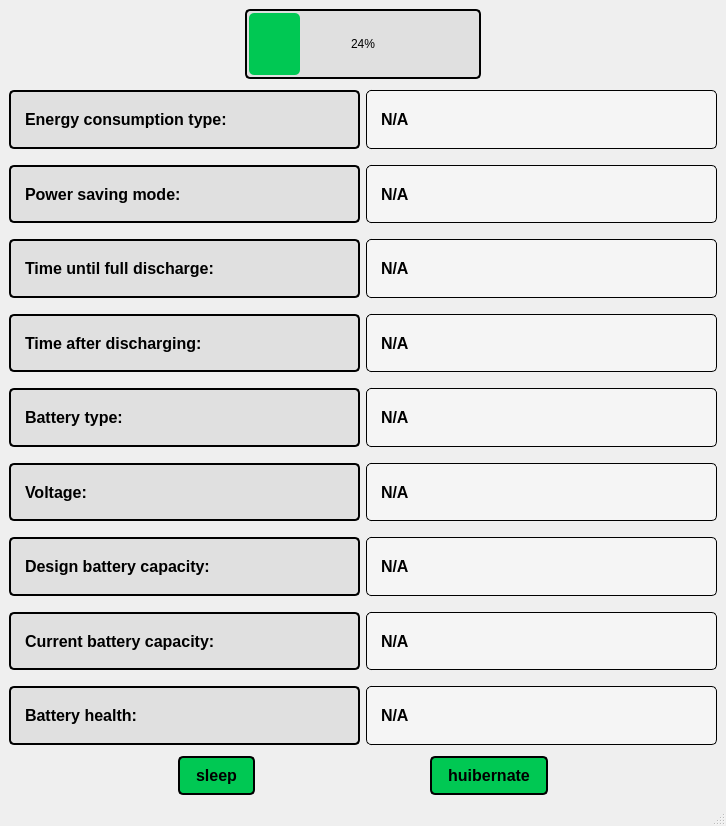
<?xml version="1.0" encoding="UTF-8"?>
<ui version="4.0">
 <class>MainWindow</class>
 <widget class="QMainWindow" name="MainWindow">
  <property name="geometry">
   <rect>
    <x>0</x>
    <y>0</y>
    <width>726</width>
    <height>826</height>
   </rect>
  </property>
  <property name="windowTitle">
   <string>MainWindow</string>
  </property>
  <widget class="QWidget" name="centralwidget">
   <layout class="QVBoxLayout" name="verticalLayout">
    <item>
     <layout class="QHBoxLayout" name="horizontalLayout">
      <item>
       <spacer name="horizontalSpacer">
        <property name="orientation">
         <enum>Qt::Orientation::Horizontal</enum>
        </property>
        <property name="sizeHint" stdset="0">
         <size>
          <width>40</width>
          <height>20</height>
         </size>
        </property>
       </spacer>
      </item>
      <item>
       <widget class="QProgressBar" name="chargeLevelProgressBar">
        <property name="minimumSize">
         <size>
          <width>120</width>
          <height>70</height>
         </size>
        </property>
        <property name="styleSheet">
         <string notr="true">QProgressBar {
    border: 2px solid #000000; /* Черная рамка батареи */
    border-radius: 5px;        /* Закругленные углы */
    background-color: #E0E0E0; /* Фон батареи */
    text-align: center;        /* Текст по центру */
    color: #000000;            /* Черный цвет текста */
}

QProgressBar::chunk {
    background-color: #00C853; /* Зеленый цвет для заряда */
    border-radius: 5px;        /* Закругленные углы заряда */
    margin: 2px;               /* Отступ внутри рамки батареи */
}

</string>
        </property>
        <property name="value">
         <number>24</number>
        </property>
       </widget>
      </item>
      <item>
       <spacer name="horizontalSpacer_2">
        <property name="orientation">
         <enum>Qt::Orientation::Horizontal</enum>
        </property>
        <property name="sizeHint" stdset="0">
         <size>
          <width>40</width>
          <height>20</height>
         </size>
        </property>
       </spacer>
      </item>
     </layout>
    </item>
    <item>
     <layout class="QHBoxLayout" name="horizontalLayout_2">
      <item>
       <widget class="QFrame" name="headerFrame">
        <property name="styleSheet">
         <string notr="true">#headerFrame {
    background-color: #E0E0E0; /* Светлый фон */
    border: 2px solid #000000; /* Черная рамка */
    border-radius: 5px;        /* Закругленные углы */
    padding: 5px;              /* Внутренние отступы */
    margin: 5px 0;             /* Внешние отступы между элементами */
}
</string>
        </property>
        <property name="frameShape">
         <enum>QFrame::Shape::StyledPanel</enum>
        </property>
        <property name="frameShadow">
         <enum>QFrame::Shadow::Raised</enum>
        </property>
        <layout class="QVBoxLayout" name="verticalLayout_2">
         <item>
          <widget class="QLabel" name="firstLabel">
           <property name="font">
            <font>
             <pointsize>12</pointsize>
             <bold>true</bold>
             <kerning>true</kerning>
            </font>
           </property>
           <property name="layoutDirection">
            <enum>Qt::LayoutDirection::LeftToRight</enum>
           </property>
           <property name="styleSheet">
            <string notr="true">QLabel {
    color: #000000;            /* Черный цвет текста */
    font-size: 12pt;           /* Размер шрифта */
    font-weight: bold;         /* Жирный шрифт */
}
</string>
           </property>
           <property name="text">
            <string>Energy consumption type:</string>
           </property>
          </widget>
         </item>
        </layout>
       </widget>
      </item>
      <item>
       <widget class="QFrame" name="valueFrame">
        <property name="styleSheet">
         <string notr="true">#valueFrame{
    background-color: #F5F5F5; /* Очень светлый фон */
    border: 1px solid #000000; /* Черная рамка */
    border-radius: 5px;        /* Закругленные углы */
    padding: 5px;              /* Внутренние отступы */
    margin: 5px 0;             /* Внешние отступы для разделения */
}
</string>
        </property>
        <property name="frameShape">
         <enum>QFrame::Shape::StyledPanel</enum>
        </property>
        <property name="frameShadow">
         <enum>QFrame::Shadow::Raised</enum>
        </property>
        <layout class="QVBoxLayout" name="verticalLayout_3">
         <item>
          <widget class="QLabel" name="powerSupplyTypeLabel">
           <property name="styleSheet">
            <string notr="true">QLabel {
    color: #000000;            /* Черный цвет текста */
    font-size: 12pt;           /* Размер шрифта */
    font-weight: bold;         /* Жирный шрифт */
}
</string>
           </property>
           <property name="text">
            <string>N/A</string>
           </property>
          </widget>
         </item>
        </layout>
       </widget>
      </item>
     </layout>
    </item>
    <item>
     <layout class="QHBoxLayout" name="horizontalLayout_4">
      <item>
       <widget class="QFrame" name="headerFrame_5">
        <property name="styleSheet">
         <string notr="true">#headerFrame_5 {
    background-color: #E0E0E0; /* Светлый фон */
    border: 2px solid #000000; /* Черная рамка */
    border-radius: 5px;        /* Закругленные углы */
    padding: 5px;              /* Внутренние отступы */
    margin: 5px 0;             /* Внешние отступы между элементами */
}
</string>
        </property>
        <property name="frameShape">
         <enum>QFrame::Shape::StyledPanel</enum>
        </property>
        <property name="frameShadow">
         <enum>QFrame::Shadow::Raised</enum>
        </property>
        <layout class="QVBoxLayout" name="verticalLayout_6">
         <item>
          <widget class="QLabel" name="headerFrame_2">
           <property name="font">
            <font>
             <pointsize>12</pointsize>
             <bold>true</bold>
            </font>
           </property>
           <property name="styleSheet">
            <string notr="true">QLabel {
    color: #000000;            /* Черный цвет текста */
    font-size: 12pt;           /* Размер шрифта */
    font-weight: bold;         /* Жирный шрифт */
}
</string>
           </property>
           <property name="text">
            <string>Power saving mode:</string>
           </property>
          </widget>
         </item>
        </layout>
       </widget>
      </item>
      <item>
       <widget class="QFrame" name="valueFrame_2">
        <property name="styleSheet">
         <string notr="true">#valueFrame_2{
    background-color: #F5F5F5; /* Очень светлый фон */
    border: 1px solid #000000; /* Черная рамка */
    border-radius: 5px;        /* Закругленные углы */
    padding: 5px;              /* Внутренние отступы */
    margin: 5px 0;             /* Внешние отступы для разделения */
}
</string>
        </property>
        <property name="frameShape">
         <enum>QFrame::Shape::StyledPanel</enum>
        </property>
        <property name="frameShadow">
         <enum>QFrame::Shadow::Raised</enum>
        </property>
        <layout class="QVBoxLayout" name="verticalLayout_7">
         <item>
          <widget class="QLabel" name="powerModelLabel">
           <property name="styleSheet">
            <string notr="true">QLabel {
    color: #000000;            /* Черный цвет текста */
    font-size: 12pt;           /* Размер шрифта */
    font-weight: bold;         /* Жирный шрифт */
}
</string>
           </property>
           <property name="text">
            <string>N/A</string>
           </property>
          </widget>
         </item>
        </layout>
       </widget>
      </item>
     </layout>
    </item>
    <item>
     <layout class="QHBoxLayout" name="horizontalLayout_3">
      <item>
       <widget class="QFrame" name="headerFrame_3">
        <property name="styleSheet">
         <string notr="true">#headerFrame_3 {
    background-color: #E0E0E0; /* Светлый фон */
    border: 2px solid #000000; /* Черная рамка */
    border-radius: 5px;        /* Закругленные углы */
    padding: 5px;              /* Внутренние отступы */
    margin: 5px 0;             /* Внешние отступы между элементами */
}
</string>
        </property>
        <property name="frameShape">
         <enum>QFrame::Shape::StyledPanel</enum>
        </property>
        <property name="frameShadow">
         <enum>QFrame::Shadow::Raised</enum>
        </property>
        <layout class="QVBoxLayout" name="verticalLayout_4">
         <item>
          <widget class="QLabel" name="secondLabel">
           <property name="font">
            <font>
             <pointsize>12</pointsize>
             <bold>true</bold>
            </font>
           </property>
           <property name="styleSheet">
            <string notr="true">QLabel {
    color: #000000;            /* Черный цвет текста */
    font-size: 12pt;           /* Размер шрифта */
    font-weight: bold;         /* Жирный шрифт */
}
</string>
           </property>
           <property name="text">
            <string>Time until full discharge:</string>
           </property>
          </widget>
         </item>
        </layout>
       </widget>
      </item>
      <item>
       <widget class="QFrame" name="valueFrame_3">
        <property name="styleSheet">
         <string notr="true">#valueFrame_3 {
    background-color: #F5F5F5; /* Очень светлый фон */
    border: 1px solid #000000; /* Черная рамка */
    border-radius: 5px;        /* Закругленные углы */
    padding: 5px;              /* Внутренние отступы */
    margin: 5px 0;             /* Внешние отступы для разделения */
}
</string>
        </property>
        <property name="frameShape">
         <enum>QFrame::Shape::StyledPanel</enum>
        </property>
        <property name="frameShadow">
         <enum>QFrame::Shadow::Raised</enum>
        </property>
        <layout class="QVBoxLayout" name="verticalLayout_5">
         <item>
          <widget class="QLabel" name="remainingBatteryLifetimeLabel">
           <property name="styleSheet">
            <string notr="true">QLabel {
    color: #000000;            /* Черный цвет текста */
    font-size: 12pt;           /* Размер шрифта */
    font-weight: bold;         /* Жирный шрифт */
}
</string>
           </property>
           <property name="text">
            <string>N/A</string>
           </property>
          </widget>
         </item>
        </layout>
       </widget>
      </item>
     </layout>
    </item>
    <item>
     <layout class="QHBoxLayout" name="horizontalLayout_5">
      <item>
       <widget class="QFrame" name="headerFrame_6">
        <property name="styleSheet">
         <string notr="true">#headerFrame_6{
    background-color: #E0E0E0; /* Светлый фон */
    border: 2px solid #000000; /* Черная рамка */
    border-radius: 5px;        /* Закругленные углы */
    padding: 5px;              /* Внутренние отступы */
    margin: 5px 0;             /* Внешние отступы между элементами */
}
</string>
        </property>
        <property name="frameShape">
         <enum>QFrame::Shape::StyledPanel</enum>
        </property>
        <property name="frameShadow">
         <enum>QFrame::Shadow::Raised</enum>
        </property>
        <layout class="QVBoxLayout" name="verticalLayout_8">
         <item>
          <widget class="QLabel" name="headerFrame_4">
           <property name="font">
            <font>
             <pointsize>12</pointsize>
             <bold>true</bold>
            </font>
           </property>
           <property name="styleSheet">
            <string notr="true">QLabel {
    color: #000000;            /* Черный цвет текста */
    font-size: 12pt;           /* Размер шрифта */
    font-weight: bold;         /* Жирный шрифт */
}
</string>
           </property>
           <property name="text">
            <string>Time after discharging:</string>
           </property>
          </widget>
         </item>
        </layout>
       </widget>
      </item>
      <item>
       <widget class="QFrame" name="valueFrame_4">
        <property name="styleSheet">
         <string notr="true">#valueFrame_4 {
    background-color: #F5F5F5; /* Очень светлый фон */
    border: 1px solid #000000; /* Черная рамка */
    border-radius: 5px;        /* Закругленные углы */
    padding: 5px;              /* Внутренние отступы */
    margin: 5px 0;             /* Внешние отступы для разделения */
}
</string>
        </property>
        <property name="frameShape">
         <enum>QFrame::Shape::StyledPanel</enum>
        </property>
        <property name="frameShadow">
         <enum>QFrame::Shadow::Raised</enum>
        </property>
        <layout class="QVBoxLayout" name="verticalLayout_9">
         <item>
          <widget class="QLabel" name="timeAfterPowerOffLabel">
           <property name="styleSheet">
            <string notr="true">QLabel {
    color: #000000;            /* Черный цвет текста */
    font-size: 12pt;           /* Размер шрифта */
    font-weight: bold;         /* Жирный шрифт */
}
</string>
           </property>
           <property name="text">
            <string>N/A</string>
           </property>
          </widget>
         </item>
        </layout>
       </widget>
      </item>
     </layout>
    </item>
    <item>
     <layout class="QHBoxLayout" name="horizontalLayout_7">
      <item>
       <widget class="QFrame" name="headerFrame_7">
        <property name="styleSheet">
         <string notr="true">#headerFrame_7{
    background-color: #E0E0E0; /* Светлый фон */
    border: 2px solid #000000; /* Черная рамка */
    border-radius: 5px;        /* Закругленные углы */
    padding: 5px;              /* Внутренние отступы */
    margin: 5px 0;             /* Внешние отступы между элементами */
}</string>
        </property>
        <property name="frameShape">
         <enum>QFrame::Shape::StyledPanel</enum>
        </property>
        <property name="frameShadow">
         <enum>QFrame::Shadow::Raised</enum>
        </property>
        <layout class="QVBoxLayout" name="verticalLayout_11">
         <item>
          <widget class="QLabel" name="label">
           <property name="styleSheet">
            <string notr="true">QLabel {
    color: #000000;            /* Черный цвет текста */
    font-size: 12pt;           /* Размер шрифта */
    font-weight: bold;         /* Жирный шрифт */
}
</string>
           </property>
           <property name="text">
            <string>Battery type:</string>
           </property>
          </widget>
         </item>
        </layout>
       </widget>
      </item>
      <item>
       <widget class="QFrame" name="valueFrame_5">
        <property name="styleSheet">
         <string notr="true">#valueFrame_5 {
    background-color: #F5F5F5; /* Очень светлый фон */
    border: 1px solid #000000; /* Черная рамка */
    border-radius: 5px;        /* Закругленные углы */
    padding: 5px;              /* Внутренние отступы */
    margin: 5px 0;             /* Внешние отступы для разделения */
}
</string>
        </property>
        <property name="frameShape">
         <enum>QFrame::Shape::StyledPanel</enum>
        </property>
        <property name="frameShadow">
         <enum>QFrame::Shadow::Raised</enum>
        </property>
        <layout class="QVBoxLayout" name="verticalLayout_10">
         <item>
          <widget class="QLabel" name="batteryTypeLabel">
           <property name="styleSheet">
            <string notr="true">QLabel {
    color: #000000;            /* Черный цвет текста */
    font-size: 12pt;           /* Размер шрифта */
    font-weight: bold;         /* Жирный шрифт */
}
</string>
           </property>
           <property name="text">
            <string>N/A</string>
           </property>
          </widget>
         </item>
        </layout>
       </widget>
      </item>
     </layout>
    </item>
    <item>
     <layout class="QHBoxLayout" name="horizontalLayout_8">
      <item>
       <widget class="QFrame" name="headerFrame_8">
        <property name="styleSheet">
         <string notr="true">#headerFrame_8{
    background-color: #E0E0E0; /* Светлый фон */
    border: 2px solid #000000; /* Черная рамка */
    border-radius: 5px;        /* Закругленные углы */
    padding: 5px;              /* Внутренние отступы */
    margin: 5px 0;             /* Внешние отступы между элементами */
}</string>
        </property>
        <property name="frameShape">
         <enum>QFrame::Shape::StyledPanel</enum>
        </property>
        <property name="frameShadow">
         <enum>QFrame::Shadow::Raised</enum>
        </property>
        <layout class="QVBoxLayout" name="verticalLayout_13">
         <item>
          <widget class="QLabel" name="label_3">
           <property name="styleSheet">
            <string notr="true">QLabel {
    color: #000000;            /* Черный цвет текста */
    font-size: 12pt;           /* Размер шрифта */
    font-weight: bold;         /* Жирный шрифт */
}
</string>
           </property>
           <property name="text">
            <string>Voltage:</string>
           </property>
          </widget>
         </item>
        </layout>
       </widget>
      </item>
      <item>
       <widget class="QFrame" name="valueFrame_6">
        <property name="styleSheet">
         <string notr="true">#valueFrame_6 {
    background-color: #F5F5F5; /* Очень светлый фон */
    border: 1px solid #000000; /* Черная рамка */
    border-radius: 5px;        /* Закругленные углы */
    padding: 5px;              /* Внутренние отступы */
    margin: 5px 0;             /* Внешние отступы для разделения */
}
</string>
        </property>
        <property name="frameShape">
         <enum>QFrame::Shape::StyledPanel</enum>
        </property>
        <property name="frameShadow">
         <enum>QFrame::Shadow::Raised</enum>
        </property>
        <layout class="QVBoxLayout" name="verticalLayout_12">
         <item>
          <widget class="QLabel" name="voltageLabel">
           <property name="styleSheet">
            <string notr="true">QLabel {
    color: #000000;            /* Черный цвет текста */
    font-size: 12pt;           /* Размер шрифта */
    font-weight: bold;         /* Жирный шрифт */
}
</string>
           </property>
           <property name="text">
            <string>N/A</string>
           </property>
          </widget>
         </item>
        </layout>
       </widget>
      </item>
     </layout>
    </item>
    <item>
     <layout class="QHBoxLayout" name="horizontalLayout_9">
      <item>
       <widget class="QFrame" name="headerFrame_9">
        <property name="styleSheet">
         <string notr="true">#headerFrame_9{
    background-color: #E0E0E0; /* Светлый фон */
    border: 2px solid #000000; /* Черная рамка */
    border-radius: 5px;        /* Закругленные углы */
    padding: 5px;              /* Внутренние отступы */
    margin: 5px 0;             /* Внешние отступы между элементами */
}</string>
        </property>
        <property name="frameShape">
         <enum>QFrame::Shape::StyledPanel</enum>
        </property>
        <property name="frameShadow">
         <enum>QFrame::Shadow::Raised</enum>
        </property>
        <layout class="QVBoxLayout" name="verticalLayout_14">
         <item>
          <widget class="QLabel" name="label_6">
           <property name="styleSheet">
            <string notr="true">QLabel {
    color: #000000;            /* Черный цвет текста */
    font-size: 12pt;           /* Размер шрифта */
    font-weight: bold;         /* Жирный шрифт */
}
</string>
           </property>
           <property name="text">
            <string>Design battery capacity:</string>
           </property>
          </widget>
         </item>
        </layout>
       </widget>
      </item>
      <item>
       <widget class="QFrame" name="valueFrame_7">
        <property name="styleSheet">
         <string notr="true">#valueFrame_7 {
    background-color: #F5F5F5; /* Очень светлый фон */
    border: 1px solid #000000; /* Черная рамка */
    border-radius: 5px;        /* Закругленные углы */
    padding: 5px;              /* Внутренние отступы */
    margin: 5px 0;             /* Внешние отступы для разделения */
}
</string>
        </property>
        <property name="frameShape">
         <enum>QFrame::Shape::StyledPanel</enum>
        </property>
        <property name="frameShadow">
         <enum>QFrame::Shadow::Raised</enum>
        </property>
        <layout class="QVBoxLayout" name="verticalLayout_15">
         <item>
          <widget class="QLabel" name="maxBatteryCapLabel">
           <property name="styleSheet">
            <string notr="true">QLabel {
    color: #000000;            /* Черный цвет текста */
    font-size: 12pt;           /* Размер шрифта */
    font-weight: bold;         /* Жирный шрифт */
}
</string>
           </property>
           <property name="text">
            <string>N/A</string>
           </property>
          </widget>
         </item>
        </layout>
       </widget>
      </item>
     </layout>
    </item>
    <item>
     <layout class="QHBoxLayout" name="horizontalLayout_11">
      <item>
       <widget class="QFrame" name="headerFrame_10">
        <property name="styleSheet">
         <string notr="true">#headerFrame_10{
    background-color: #E0E0E0; /* Светлый фон */
    border: 2px solid #000000; /* Черная рамка */
    border-radius: 5px;        /* Закругленные углы */
    padding: 5px;              /* Внутренние отступы */
    margin: 5px 0;             /* Внешние отступы между элементами */
}</string>
        </property>
        <property name="frameShape">
         <enum>QFrame::Shape::StyledPanel</enum>
        </property>
        <property name="frameShadow">
         <enum>QFrame::Shadow::Raised</enum>
        </property>
        <layout class="QVBoxLayout" name="verticalLayout_16">
         <item>
          <widget class="QLabel" name="label_7">
           <property name="styleSheet">
            <string notr="true">QLabel {
    color: #000000;            /* Черный цвет текста */
    font-size: 12pt;           /* Размер шрифта */
    font-weight: bold;         /* Жирный шрифт */
}
</string>
           </property>
           <property name="text">
            <string>Current battery capacity:</string>
           </property>
          </widget>
         </item>
        </layout>
       </widget>
      </item>
      <item>
       <widget class="QFrame" name="valueFrame_8">
        <property name="styleSheet">
         <string notr="true">#valueFrame_8 {
    background-color: #F5F5F5; /* Очень светлый фон */
    border: 1px solid #000000; /* Черная рамка */
    border-radius: 5px;        /* Закругленные углы */
    padding: 5px;              /* Внутренние отступы */
    margin: 5px 0;             /* Внешние отступы для разделения */
}
</string>
        </property>
        <property name="frameShape">
         <enum>QFrame::Shape::StyledPanel</enum>
        </property>
        <property name="frameShadow">
         <enum>QFrame::Shadow::Raised</enum>
        </property>
        <layout class="QVBoxLayout" name="verticalLayout_17">
         <item>
          <widget class="QLabel" name="curBatteryCapLabel">
           <property name="styleSheet">
            <string notr="true">QLabel {
    color: #000000;            /* Черный цвет текста */
    font-size: 12pt;           /* Размер шрифта */
    font-weight: bold;         /* Жирный шрифт */
}
</string>
           </property>
           <property name="text">
            <string>N/A</string>
           </property>
          </widget>
         </item>
        </layout>
       </widget>
      </item>
     </layout>
    </item>
    <item>
     <layout class="QHBoxLayout" name="horizontalLayout_10">
      <item>
       <widget class="QFrame" name="headerFrame_11">
        <property name="styleSheet">
         <string notr="true">#headerFrame_11{
    background-color: #E0E0E0; /* Светлый фон */
    border: 2px solid #000000; /* Черная рамка */
    border-radius: 5px;        /* Закругленные углы */
    padding: 5px;              /* Внутренние отступы */
    margin: 5px 0;             /* Внешние отступы между элементами */
}</string>
        </property>
        <property name="frameShape">
         <enum>QFrame::Shape::StyledPanel</enum>
        </property>
        <property name="frameShadow">
         <enum>QFrame::Shadow::Raised</enum>
        </property>
        <layout class="QVBoxLayout" name="verticalLayout_19">
         <item>
          <widget class="QLabel" name="label_9">
           <property name="styleSheet">
            <string notr="true">QLabel {
    color: #000000;            /* Черный цвет текста */
    font-size: 12pt;           /* Размер шрифта */
    font-weight: bold;         /* Жирный шрифт */
}
</string>
           </property>
           <property name="text">
            <string>Battery health:</string>
           </property>
          </widget>
         </item>
        </layout>
       </widget>
      </item>
      <item>
       <widget class="QFrame" name="valueFrame_9">
        <property name="styleSheet">
         <string notr="true">#valueFrame_9 {
    background-color: #F5F5F5; /* Очень светлый фон */
    border: 1px solid #000000; /* Черная рамка */
    border-radius: 5px;        /* Закругленные углы */
    padding: 5px;              /* Внутренние отступы */
    margin: 5px 0;             /* Внешние отступы для разделения */
}
</string>
        </property>
        <property name="frameShape">
         <enum>QFrame::Shape::StyledPanel</enum>
        </property>
        <property name="frameShadow">
         <enum>QFrame::Shadow::Raised</enum>
        </property>
        <layout class="QVBoxLayout" name="verticalLayout_18">
         <item>
          <widget class="QLabel" name="batteryHealthLabel">
           <property name="styleSheet">
            <string notr="true">QLabel {
    color: #000000;            /* Черный цвет текста */
    font-size: 12pt;           /* Размер шрифта */
    font-weight: bold;         /* Жирный шрифт */
}
</string>
           </property>
           <property name="text">
            <string>N/A</string>
           </property>
          </widget>
         </item>
        </layout>
       </widget>
      </item>
     </layout>
    </item>
    <item>
     <layout class="QHBoxLayout" name="horizontalLayout_6">
      <item>
       <spacer name="horizontalSpacer_3">
        <property name="orientation">
         <enum>Qt::Orientation::Horizontal</enum>
        </property>
        <property name="sizeHint" stdset="0">
         <size>
          <width>40</width>
          <height>20</height>
         </size>
        </property>
       </spacer>
      </item>
      <item>
       <widget class="QPushButton" name="sleepButton">
        <property name="font">
         <font>
          <pointsize>12</pointsize>
          <bold>true</bold>
         </font>
        </property>
        <property name="styleSheet">
         <string notr="true">QPushButton {
    background-color: #00C853; /* Зеленый цвет фона, как у заряда прогресс-бара */
    color: #000000;            /* Черный цвет текста, как у рамки прогресс-бара */
    border: 2px solid #000000; /* Черная рамка, чтобы сочетаться с прогресс-баром */
    border-radius: 5px;        /* Закругленные углы, как у прогресс-бара */
    padding: 8px 16px;         /* Отступы внутри кнопки */
    font-size: 12pt;           /* Размер шрифта */
    font-weight: bold;         /* Жирный шрифт */
}

QPushButton:hover {
    background-color: #66BB6A; /* Более светлый зеленый при наведении */
}

QPushButton:pressed {
    background-color: #388E3C; /* Темно-зеленый при нажатии */
}


QPushButton:hover {
    background-color: #1565C0; /* Темно-синий цвет при наведении */
}

QPushButton:pressed {
    background-color: #0D47A1; /* Более темный синий при нажатии */
}
</string>
        </property>
        <property name="text">
         <string>sleep</string>
        </property>
       </widget>
      </item>
      <item>
       <spacer name="horizontalSpacer_5">
        <property name="orientation">
         <enum>Qt::Orientation::Horizontal</enum>
        </property>
        <property name="sizeHint" stdset="0">
         <size>
          <width>40</width>
          <height>20</height>
         </size>
        </property>
       </spacer>
      </item>
      <item>
       <widget class="QPushButton" name="hibernateButton">
        <property name="font">
         <font>
          <pointsize>12</pointsize>
          <bold>true</bold>
         </font>
        </property>
        <property name="styleSheet">
         <string notr="true">QPushButton {
    background-color: #00C853; /* Зеленый цвет фона, как у заряда прогресс-бара */
    color: #000000;            /* Черный цвет текста, как у рамки прогресс-бара */
    border: 2px solid #000000; /* Черная рамка, чтобы сочетаться с прогресс-баром */
    border-radius: 5px;        /* Закругленные углы, как у прогресс-бара */
    padding: 8px 16px;         /* Отступы внутри кнопки */
    font-size: 12pt;           /* Размер шрифта */
    font-weight: bold;         /* Жирный шрифт */
}

QPushButton:hover {
    background-color: #66BB6A; /* Более светлый зеленый при наведении */
}

QPushButton:pressed {
    background-color: #388E3C; /* Темно-зеленый при нажатии */
}


QPushButton:hover {
    background-color: #1565C0; /* Темно-синий цвет при наведении */
}

QPushButton:pressed {
    background-color: #0D47A1; /* Более темный синий при нажатии */
}
</string>
        </property>
        <property name="text">
         <string>huibernate</string>
        </property>
       </widget>
      </item>
      <item>
       <spacer name="horizontalSpacer_4">
        <property name="orientation">
         <enum>Qt::Orientation::Horizontal</enum>
        </property>
        <property name="sizeHint" stdset="0">
         <size>
          <width>40</width>
          <height>20</height>
         </size>
        </property>
       </spacer>
      </item>
     </layout>
    </item>
   </layout>
  </widget>
  <widget class="QMenuBar" name="menubar">
   <property name="geometry">
    <rect>
     <x>0</x>
     <y>0</y>
     <width>726</width>
     <height>24</height>
    </rect>
   </property>
  </widget>
  <widget class="QStatusBar" name="statusbar"/>
 </widget>
 <resources/>
 <connections/>
</ui>
